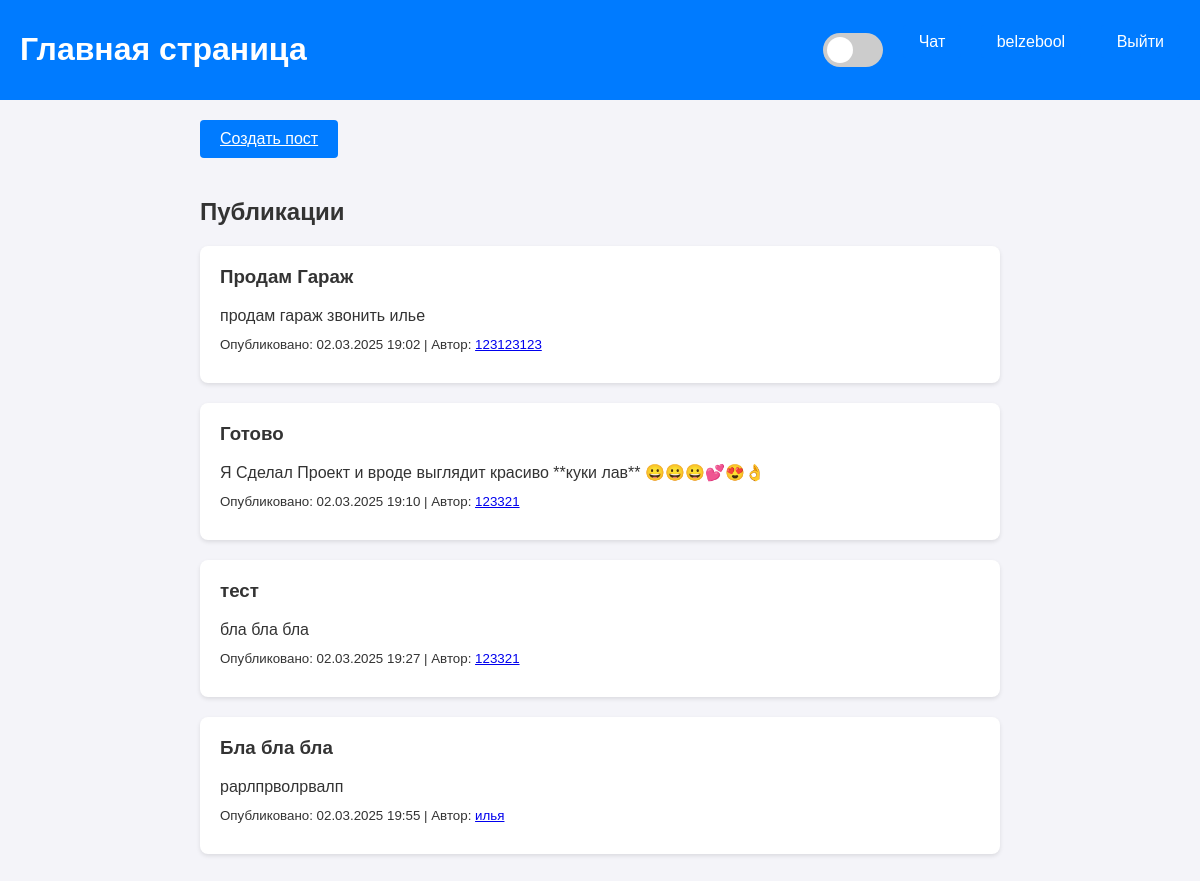
Screenshot of / (signed in) with the database file from the repository.
### tables this page shows
CREATE TABLE user (
            id INTEGER PRIMARY KEY,
            username TEXT UNIQUE,
            password TEXT
        );

CREATE TABLE post (
            id INTEGER PRIMARY KEY,
            title TEXT,
            text TEXT,
            at_publish TEXT,
            author_id INTEGER
        );

### main(run this file).py (the view)
@app.route("/")
def index_page():
    posts = Post.get_all()
    if "username" not in session:
        username = request.cookies.get("username")
        if username:
            session["username"] = username
    username = session.get("username", None)
    user = None
    if username:
        user = User.get_user_by_username(username)
    return render_template("index.html", posts=posts, user=user)

### post.py (called while the page is built)
    @staticmethod
    def get_all():
        SQL = """
            SELECT post.*, user.username as author_name
            FROM post
            JOIN user ON post.author_id = user.id
        """
        con = sqlite3.connect(db_name)
        q = con.execute(SQL)
        data = q.fetchall()
        return [Post(*row) for row in data]

### user.py (called while the page is built)
    @staticmethod
    def get_user_by_username(username):
        SQL = """
            SELECT * FROM user
            WHERE username = ?
        """
        con = sqlite3.connect(db_name)
        q = con.execute(SQL, [username])
        data = q.fetchone()
        if not data:
            return None
        return User(*data)

### templates/index.html (shortened to what this page needs)
<!DOCTYPE html>
<html lang="en">
<head>
    <link rel="stylesheet" href="{{ url_for('static', filename='styles.css') }}">
</head>
<body>
    <div class="navbar">
        <h1>Главная страница</h1>
        <div>
            <label class="theme-switch">
                <span class="slider"></span>
            </label>
            <a href="/chat">Чат</a>
            {% if user %}
                <a href="/profile">{{ user.username }}</a>
                <a href="/logout">Выйти</a>
            {% else %}
                <a href="/login">Войти</a>
                <a href="/registration">Регистрация</a>
            {% endif %}
        </div>
    </div>
    <div class="container">
        {% if user %}
            <a href="/create_post" class="create-post-button">Создать пост</a>
        {% endif %}
        <h2>Публикации</h2>
        {% for post in posts %}
            <div class="post">
                <h3>{{ post.title }}</h3>
                <p>{{ post.text }}</p>
                <p><small>Опубликовано: {{ post.at_publish }} | Автор: <a href="/user/{{ post.author_id }}">{{ post.author_name }}</a></small></p>
            </div>
        {% endfor %}
    </div>
</body>
</html>

### static/styles.css (style rules this page uses)
:root { --bg-color: #f4f4f9; --text-color: #333; --navbar-bg: #007BFF; --navbar-text: white; --post-bg: white; --post-shadow: 0 2px 4px rgba(0, 0, 0, 0.1); --input-bg: white; --input-border: #ddd; --button-bg: #007BFF; --button-hover: #0056b3; --toggle-bg: #ccc; --toggle-slider: white; --chat-bg: #e5e5ea; --chat-user-bg: #007BFF; --chat-user-text: white; --chat-other-bg: #f1f1f1; --chat-other-text: #333; }
body { font-family: Arial, sans-serif; margin: 0; padding: 0; background-color: var(--bg-color); color: var(--text-color); transition: background-color 0.3s, color 0.3s; }
.container { max-width: 800px; margin: 0 auto; padding: 20px; }
.navbar { background-color: var(--navbar-bg); padding: 10px 20px; color: var(--navbar-text); display: flex; justify-content: space-between; align-items: center; }
.navbar a { color: var(--navbar-text); margin-left: 15px; text-decoration: none; padding: 8px 16px; border-radius: 4px; background-color: var(--button-bg); transition: background-color 0.3s; }
.post { background-color: var(--post-bg); padding: 20px; margin: 20px 0; border-radius: 8px; box-shadow: var(--post-shadow); transition: background-color 0.3s, box-shadow 0.3s; }
.post h3 { margin-top: 0; }
.post p { margin: 10px 0; }
.theme-switch { position: relative; display: inline-block; width: 60px; height: 34px; }
.slider { position: absolute; cursor: pointer; top: 0; left: 0; right: 0; bottom: 0; background-color: var(--toggle-bg); transition: 0.4s; border-radius: 34px; }
.slider:before { position: absolute; content: ""; height: 26px; width: 26px; left: 4px; bottom: 4px; background-color: var(--toggle-slider); transition: 0.4s; border-radius: 50%; }
.create-post-button { background-color: var(--button-bg); color: white; padding: 10px 20px; border: none; border-radius: 4px; cursor: pointer; font-size: 16px; transition: background-color 0.3s; display: inline-block; margin-bottom: 20px; }

### rows the page displays
user: username "belzebool"
post: title "Продам Гараж", text "продам гараж звонить илье", at_publish "02.03.2025 19:02", author_name "123123123"
post: title "Готово", text "Я Сделал Проект и вроде выглядит красиво **куки лав** 😀😀😀💕😍👌", at_publish "02.03.2025 19:10", author_name "123321"
post: title "тест", text "бла бла бла", at_publish "02.03.2025 19:27", author_name "123321"
post: title "Бла бла бла", text "рарлпрволрвалп", at_publish "02.03.2025 19:55", author_name "илья"
